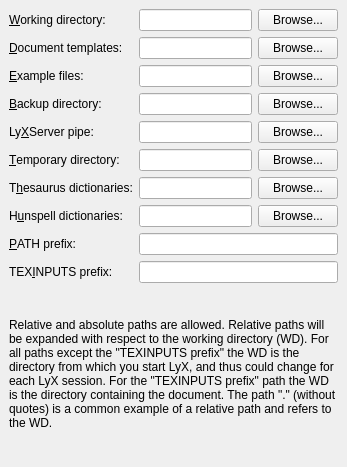
<?xml version="1.0" encoding="UTF-8"?>
<ui version="4.0">
 <class>PrefPathsUi</class>
 <widget class="QWidget" name="PrefPathsUi">
  <property name="geometry">
   <rect>
    <x>0</x>
    <y>0</y>
    <width>347</width>
    <height>467</height>
   </rect>
  </property>
  <property name="windowTitle">
   <string/>
  </property>
  <layout class="QGridLayout">
   <property name="margin" stdset="0">
    <number>9</number>
   </property>
   <property name="spacing">
    <number>6</number>
   </property>
   <item row="12" column="0" colspan="3">
    <widget class="QLabel" name="label">
     <property name="text">
      <string>Relative and absolute paths are allowed. Relative paths will be expanded with respect to the working directory (WD). For all paths except the &quot;TEXINPUTS prefix&quot; the WD is the directory from which you start LyX, and thus could change for each LyX session. For the &quot;TEXINPUTS prefix&quot; path the WD is the directory containing the document. The path &quot;.&quot; (without quotes) is a common example of a relative path and refers to the WD.</string>
     </property>
     <property name="wordWrap">
      <bool>true</bool>
     </property>
    </widget>
   </item>
   <item row="10" column="0">
    <widget class="QLabel" name="pathPrefixLA">
     <property name="text">
      <string>&amp;PATH prefix:</string>
     </property>
     <property name="buddy">
      <cstring>pathPrefixED</cstring>
     </property>
    </widget>
   </item>
   <item row="10" column="1" colspan="2">
    <widget class="QLineEdit" name="pathPrefixED">
     <property name="toolTip">
      <string>Specify those directories which should be prepended to the PATH environment variable. Use the OS native format.</string>
     </property>
    </widget>
   </item>
   <item row="11" column="0">
    <widget class="QLabel" name="texinputsPrefixLA">
     <property name="text">
      <string>TEX&amp;INPUTS prefix:</string>
     </property>
     <property name="buddy">
      <cstring>texinputsPrefixED</cstring>
     </property>
    </widget>
   </item>
   <item row="11" column="1" colspan="2">
    <widget class="QLineEdit" name="texinputsPrefixED">
     <property name="toolTip">
      <string>Specify those directories which should be prepended to the TEXINPUTS environment variable. Use the OS native format.</string>
     </property>
    </widget>
   </item>
   <item row="6" column="2">
    <widget class="QPushButton" name="thesaurusDirPB">
     <property name="text">
      <string>Browse...</string>
     </property>
     <property name="autoDefault">
      <bool>false</bool>
     </property>
    </widget>
   </item>
   <item row="6" column="0">
    <widget class="QLabel" name="thesaurusDirLA">
     <property name="text">
      <string>T&amp;hesaurus dictionaries:</string>
     </property>
     <property name="buddy">
      <cstring>thesaurusDirED</cstring>
     </property>
    </widget>
   </item>
   <item row="6" column="1">
    <widget class="QLineEdit" name="thesaurusDirED"/>
   </item>
   <item row="5" column="2">
    <widget class="QPushButton" name="tempDirPB">
     <property name="text">
      <string>Browse...</string>
     </property>
     <property name="autoDefault">
      <bool>false</bool>
     </property>
    </widget>
   </item>
   <item row="5" column="1">
    <widget class="QLineEdit" name="tempDirED"/>
   </item>
   <item row="5" column="0">
    <widget class="QLabel" name="tempDirLA">
     <property name="text">
      <string>&amp;Temporary directory:</string>
     </property>
     <property name="buddy">
      <cstring>tempDirED</cstring>
     </property>
    </widget>
   </item>
   <item row="4" column="2">
    <widget class="QPushButton" name="lyxserverDirPB">
     <property name="text">
      <string>Browse...</string>
     </property>
     <property name="autoDefault">
      <bool>false</bool>
     </property>
    </widget>
   </item>
   <item row="4" column="1">
    <widget class="QLineEdit" name="lyxserverDirED"/>
   </item>
   <item row="4" column="0">
    <widget class="QLabel" name="lyxserverDirLA">
     <property name="text">
      <string>Ly&amp;XServer pipe:</string>
     </property>
     <property name="buddy">
      <cstring>lyxserverDirED</cstring>
     </property>
    </widget>
   </item>
   <item row="3" column="2">
    <widget class="QPushButton" name="backupDirPB">
     <property name="text">
      <string>Browse...</string>
     </property>
     <property name="autoDefault">
      <bool>false</bool>
     </property>
    </widget>
   </item>
   <item row="3" column="1">
    <widget class="QLineEdit" name="backupDirED">
     <property name="toolTip">
      <string>If a path is specified here, all backups of LyX files will be stored there. If no path is given, backups will be stored alongside the original document. This requires 'Backup original documents when saving' in Look &amp; Feel &gt; Document Handling to be checked.</string>
     </property>
    </widget>
   </item>
   <item row="3" column="0">
    <widget class="QLabel" name="backupDirLA">
     <property name="text">
      <string>&amp;Backup directory:</string>
     </property>
     <property name="buddy">
      <cstring>backupDirED</cstring>
     </property>
    </widget>
   </item>
   <item row="2" column="2">
    <widget class="QPushButton" name="exampleDirPB">
     <property name="text">
      <string>Browse...</string>
     </property>
     <property name="autoDefault">
      <bool>false</bool>
     </property>
    </widget>
   </item>
   <item row="2" column="1">
    <widget class="QLineEdit" name="exampleDirED"/>
   </item>
   <item row="2" column="0">
    <widget class="QLabel" name="exampleDirLA">
     <property name="text">
      <string>&amp;Example files:</string>
     </property>
     <property name="buddy">
      <cstring>exampleDirED</cstring>
     </property>
    </widget>
   </item>
   <item row="1" column="2">
    <widget class="QPushButton" name="templateDirPB">
     <property name="text">
      <string>Browse...</string>
     </property>
     <property name="autoDefault">
      <bool>false</bool>
     </property>
    </widget>
   </item>
   <item row="1" column="1">
    <widget class="QLineEdit" name="templateDirED"/>
   </item>
   <item row="1" column="0">
    <widget class="QLabel" name="templateDirLA">
     <property name="text">
      <string>&amp;Document templates:</string>
     </property>
     <property name="buddy">
      <cstring>templateDirED</cstring>
     </property>
    </widget>
   </item>
   <item row="0" column="2">
    <widget class="QPushButton" name="workingDirPB">
     <property name="text">
      <string>Browse...</string>
     </property>
     <property name="autoDefault">
      <bool>false</bool>
     </property>
    </widget>
   </item>
   <item row="0" column="1">
    <widget class="QLineEdit" name="workingDirED"/>
   </item>
   <item row="0" column="0">
    <widget class="QLabel" name="workingDirLA">
     <property name="text">
      <string>&amp;Working directory:</string>
     </property>
     <property name="buddy">
      <cstring>workingDirED</cstring>
     </property>
    </widget>
   </item>
   <item row="8" column="0">
    <widget class="QLabel" name="hunspellDirLA">
     <property name="text">
      <string>H&amp;unspell dictionaries:</string>
     </property>
     <property name="buddy">
      <cstring>hunspellDirED</cstring>
     </property>
    </widget>
   </item>
   <item row="8" column="1">
    <widget class="QLineEdit" name="hunspellDirED"/>
   </item>
   <item row="8" column="2">
    <widget class="QPushButton" name="hunspellDirPB">
     <property name="text">
      <string>Browse...</string>
     </property>
     <property name="autoDefault">
      <bool>false</bool>
     </property>
    </widget>
   </item>
  </layout>
 </widget>
 <tabstops>
  <tabstop>workingDirED</tabstop>
  <tabstop>workingDirPB</tabstop>
  <tabstop>templateDirED</tabstop>
  <tabstop>templateDirPB</tabstop>
  <tabstop>exampleDirED</tabstop>
  <tabstop>exampleDirPB</tabstop>
  <tabstop>backupDirED</tabstop>
  <tabstop>backupDirPB</tabstop>
  <tabstop>lyxserverDirED</tabstop>
  <tabstop>lyxserverDirPB</tabstop>
  <tabstop>tempDirED</tabstop>
  <tabstop>tempDirPB</tabstop>
  <tabstop>thesaurusDirED</tabstop>
  <tabstop>thesaurusDirPB</tabstop>
  <tabstop>hunspellDirED</tabstop>
  <tabstop>hunspellDirPB</tabstop>
  <tabstop>pathPrefixED</tabstop>
  <tabstop>texinputsPrefixED</tabstop>
 </tabstops>
 <includes>
  <include location="local">qt_i18n.h</include>
 </includes>
 <resources/>
 <connections/>
</ui>
